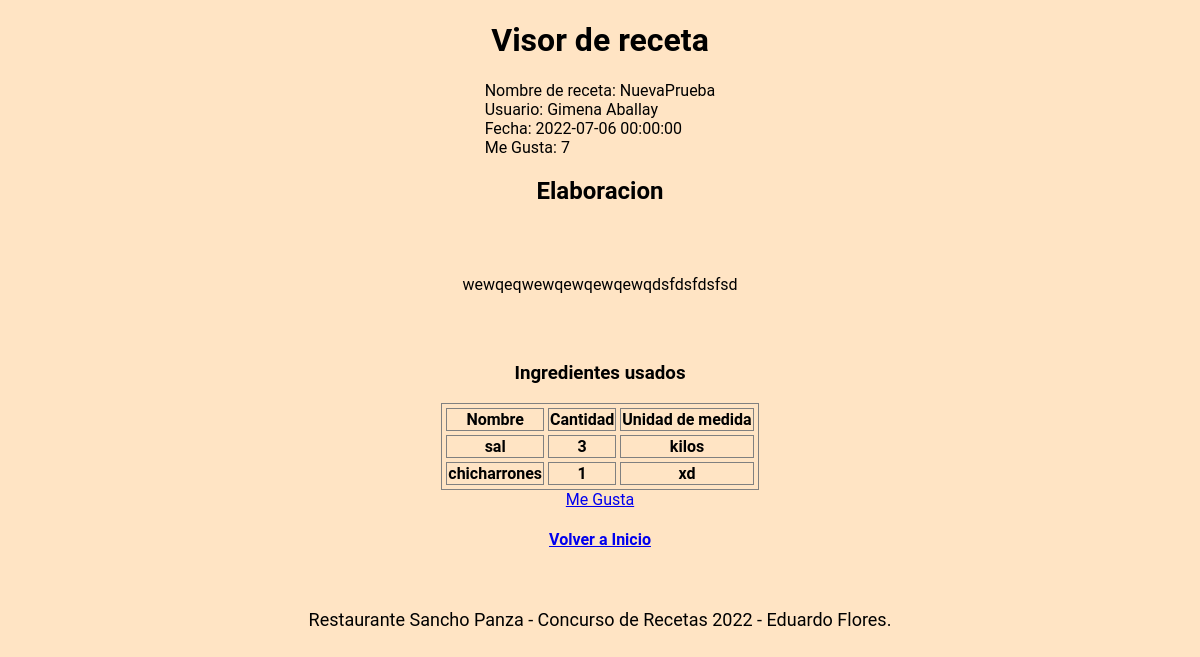
Screenshot of /visorReceta/23 (signed in) with the database file from the repository.
### models.py (models this page shows, shortened)
class Receta(db.Model):
    __tablename__ = 'receta'
    id = db.Column(db.Integer, primary_key=True)
    nombre = db.Column(db.String(60), nullable=False)
    tiempo = db.Column(db.Integer, nullable=False)
    elaboracion = db.Column(db.Text, nullable=False)
    cantidadmegusta = db.Column(db.Integer, nullable=False)
    fecha = db.Column(db.DateTime) ### clase datetime
    usuarioid = db.Column(db.Integer, db.ForeignKey('usuario.id'))
    ingredientes = db.relationship('Ingrediente', backref='receta', cascade='all, delete-orphan')

class Usuario(db.Model):
    __tablename__ = 'usuario'
    id = db.Column(db.Integer, primary_key=True)
    nombre = db.Column(db.String(60), nullable=False)
    correo = db.Column(db.String(120), unique=True, nullable=False)
    clave = db.Column(db.String(120), nullable=False)
    recetas = db.relationship('Receta', backref='usuario', cascade="all, delete-orphan")

class Ingrediente(db.Model):
    id = db.Column(db.Integer, primary_key=True)
    nombre = db.Column(db.String(60), nullable=False)
    cantidad = db.Column(db.Integer, nullable=False)
    unidad = db.Column(db.String(30), nullable=False) ## gr, cc, a gusto, etc.
    recetaid= db.Column(db.Integer, db.ForeignKey('receta.id'))

### main.py (the view)
@app.route('/visorReceta/<int:recetaId>')
def visorReceta(recetaId):
    receta = Receta.query.filter_by(id=recetaId).first()
    ingredienteslista = Ingrediente.query.filter_by(recetaid=recetaId).all()
    return render_template('visorReceta.html',receta=receta,ingredientes=ingredienteslista,idusuarioLogeado=int(session['idusuario']))

### templates/visorReceta.html (shortened to what this page needs)
{% extends "baseTemplate.html" %}
{% block content %}
    <h1>Visor de receta</h1>
    <div>
        Nombre de receta: {{ receta.nombre }}<br>
        Usuario: {{ receta.usuario.nombre }}<br>
        Fecha: {{ receta.fecha }}<br>
        Me Gusta: {{ receta.cantidadmegusta }}<br>
    </div>
    <h2>Elaboracion</h2>
    <div id="elaboracion">
        {{ receta.elaboracion }}
    </div>
    <h3>Ingredientes usados</h3>
    <table>
        <thead>
            <tr>
                <th>Nombre</th>
                <th>Cantidad</th>
                <th>Unidad de medida</th>
            </tr>
        </thead>
        <tbody>
            {% for ingrediente in ingredientes %}
            <tr>
                <th>{{ ingrediente.nombre }}</th>
                <th>{{ ingrediente.cantidad }}</th>
                <th>{{ ingrediente.unidad }}</th>
            </tr>
            {% endfor %}
        </tbody>
    </table>
    {% if idusuarioLogeado != receta.usuario.id %}
        <a href="/meGustaReceta/{{ receta.id }}">Me Gusta</a>
    {% else %}
        <div>No puedes dar me gusta a tu propia receta</div>
    {% endif %}
{% endblock %}

### static/css/estilobase.css (style rules this page uses)
body { font-family: 'Roboto', sans-serif; background-color: bisque; margin: 0; display: flex; align-items: center; flex-direction: column; }
table, th, td { border: 1px solid; border-collapse: separate; box-sizing: border-box; text-indent: initial; border-spacing: 4px; border-color: grey; }
#elaboracion { flex: 1; height: 200px; display: flex; flex-direction: column; justify-content: center; padding: 50px 400px; flex-wrap: wrap; }

### rows the page displays
Receta: nombre "NuevaPrueba", fecha "2022-07-06 00:00:00", cantidadmegusta "7", elaboracion "wewqeqwewqewqewqewqdsfdsfdsfsd"
Usuario: usuario.nombre "Gimena Aballay"
Ingrediente: nombre "sal", cantidad "3", unidad "kilos"
Ingrediente: nombre "chicharrones", cantidad "1", unidad "xd"
